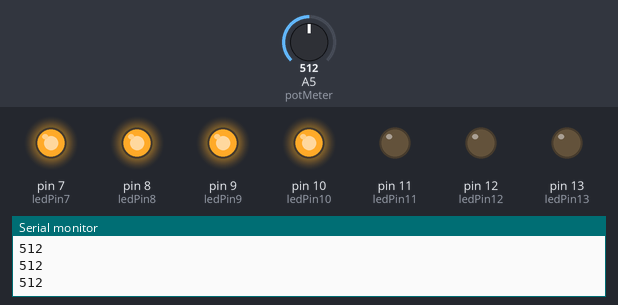
The sketch below on a simulated Arduino Uno, built with avr-gcc and run on an emulated ATmega328P. Shown: output pins drawn as LEDs (lit = HIGH), the last lines printed to the serial monitor. Inputs (shaded band) come from the test bench; at power-on: A5 (potMeter) = 512.

Above: at 1.2 s.
1.3 s: A5 (potMeter) set to 467
2.8 s: A5 (potMeter) set to 432
At 3.9 s:
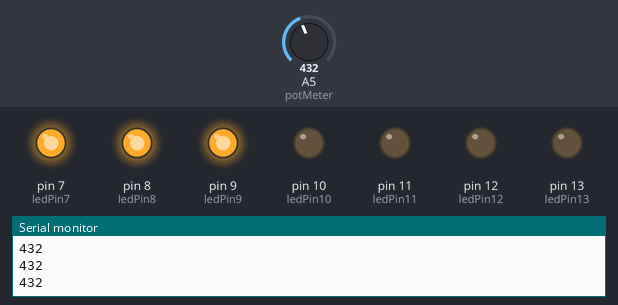
4.3 s: A5 (potMeter) set to 610
At 4.9 s:
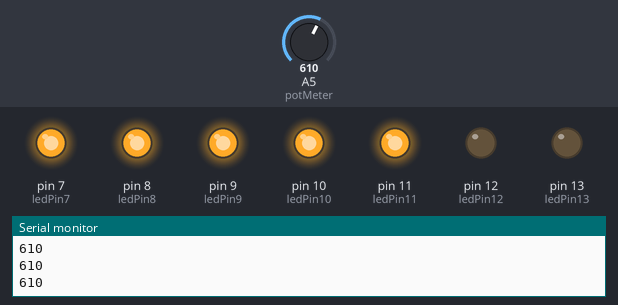
5.8 s: A5 (potMeter) set to 739
7.3 s: A5 (potMeter) set to 759
At 8.4 s:
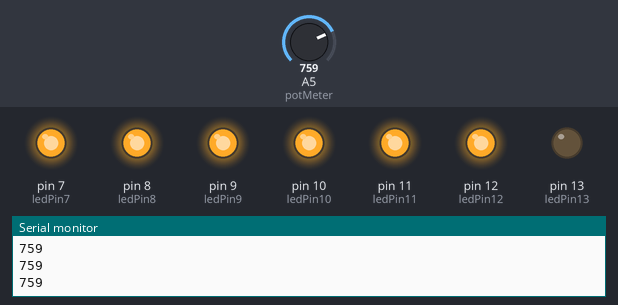
8.8 s: A5 (potMeter) set to 716
At 9.7 s:
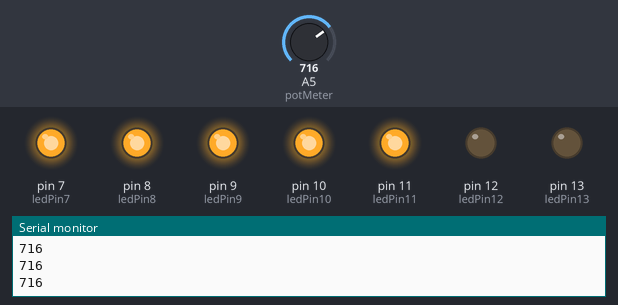
Timing chart, 0 to 11.3 s (numbered marks = the images above; inputs shaded):
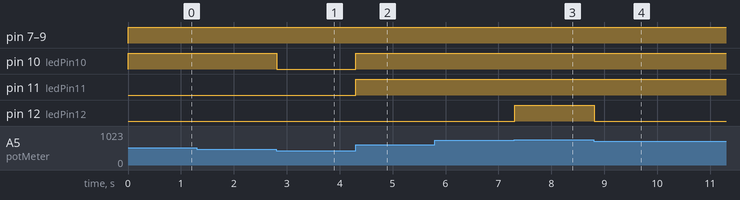

Measured:
- the behaviour switches between 450 and 449 on A5 (potMeter) (found by bisection; images 0 and 1)
- the behaviour switches between 749 and 750 on A5 (potMeter) (found by bisection; images 2 and 3)
- after the input at 2.8 s, pin 10 (ledPin10): HIGH → LOW at once
- after the input at 4.3 s, pin 10 (ledPin10), pin 11 (ledPin11): LOW → HIGH at once
- after the input at 7.3 s, pin 12 (ledPin12): LOW → HIGH at once
- after the input at 8.8 s, pin 12 (ledPin12): HIGH → LOW at once

The sketch:

opdracht3.ino
```cpp
int potMeter = A5;                              //Potmeter op pin A5 gezet
int ledPin7 = 7;                                //Ledpin 7 op pin 7 gezet
int ledPin8 = 8;                                //Ledpin 8 op pin 8 gezet
int ledPin9 = 9;                                //Ledpin 9 op pin 9 gezet
int ledPin10 =10;                               //Ledpin 10 op pin 10 gezet
int ledPin11 = 11;                              //Ledpin 11 op pin 11 gezet
int ledPin12 = 12;                              //Ledpin 12 op pin 12 gezet
int ledPin13 = 13;                              //Ledpin 13 op pin 13 gezet

void setup(){
  pinMode(potMeter, INPUT);                     //Uitgang van potMeter gedefinieerd als INPUT
  pinMode(ledPin7, OUTPUT);                     //Uitgang van ledpin7 gedefinieerd als OUTPUT
  pinMode(ledPin8, OUTPUT);                     //Uitgang van ledpin8 gedefinieerd als OUTPUT
  pinMode(ledPin9, OUTPUT);                     //Uitgang van ledpin9 gedefinieerd als OUTPUT
  pinMode(ledPin10, OUTPUT);                    //Uitgang van ledpin10 gedefinieerd als OUTPUT
  pinMode(ledPin11, OUTPUT);                    //Uitgang van ledpin11 gedefinieerd als OUTPUT
  pinMode(ledPin12, OUTPUT);                    //Uitgang van ledpin12 gedefinieerd als OUTPUT
  pinMode(ledPin13, OUTPUT);                    //Uitgang van ledpin13 gedefinieerd als OUTPUT
  Serial.begin(9600);                           //Bijhouden Potentiemeter in terminal
}

void loop(){
int potMeting = analogRead(A5);                 //potMeting is de waarde die gegeven wordt bij analogRead(A5)
  Serial.println(potMeting);                    //Print de metingen uit in de seriele monitor
  //loop door de metingen heen
  if(potMeting < 50){                           //Als potmeting kleiner is dan 50 voert hij de statement uit
    digitalWrite(ledPin7, LOW);                 //Pin7 uit
    digitalWrite(ledPin8, LOW);                 //Pin8 uit
    digitalWrite(ledPin9, LOW);                 //Pin9 uit
    digitalWrite(ledPin10, LOW);                //Pin10 uit
    digitalWrite(ledPin11, LOW);                //Pin11 uit
    digitalWrite(ledPin12, LOW);                //Pin12 uit
    digitalWrite(ledPin13, LOW);                //Pin13 uit
  }else  if(potMeting < 250){                   //Als potmeting kleiner is dan 250 voert hij de statement uit
    digitalWrite(ledPin7, HIGH);                //Pin7 aan
    digitalWrite(ledPin8, LOW);                 //Pin8 uit
    digitalWrite(ledPin9, LOW);                 //Pin9 uit
    digitalWrite(ledPin10, LOW);                //Pin10 uit
    digitalWrite(ledPin11, LOW);                //Pin11 uit
    digitalWrite(ledPin12, LOW);                //Pin12 uit
    digitalWrite(ledPin13, LOW);                //Pin13 uit
  }else  if(potMeting < 300){                   //Als potmeting kleiner is dan 250 voert hij de statement uit
    digitalWrite(ledPin7, HIGH);                //Pin7 aan
    digitalWrite(ledPin8, HIGH);                //Pin8 aan
    digitalWrite(ledPin9, LOW);                 //Pin9 uit
    digitalWrite(ledPin10, LOW);                //Pin10 uit
    digitalWrite(ledPin11, LOW);                //Pin11 uit
    digitalWrite(ledPin12, LOW);                //Pin12 uit
    digitalWrite(ledPin13, LOW);                //Pin13 uit
  }else  if(potMeting < 450){                   //Als potmeting kleiner is dan 450 voert hij de statement uit
    digitalWrite(ledPin7, HIGH);                //Pin7 aan
    digitalWrite(ledPin8, HIGH);                //Pin8 aan
    digitalWrite(ledPin9, HIGH);                //Pin9 aan
    digitalWrite(ledPin10, LOW);                //Pin10 uit
    digitalWrite(ledPin11, LOW);                //Pin11 uit
    digitalWrite(ledPin12, LOW);                //Pin12 uit
    digitalWrite(ledPin13, LOW);                //Pin13 uit
  }else if(potMeting < 600){                    //Als potmeting kleiner is dan 600 voert hij de statement uit
    digitalWrite(ledPin7, HIGH);                //Pin7 aan
    digitalWrite(ledPin8, HIGH);                //Pin8 aan
    digitalWrite(ledPin9, HIGH);                //Pin9 aan
    digitalWrite(ledPin10, HIGH);               //Pin10 aan
    digitalWrite(ledPin11, LOW);                //Pin11 uit
    digitalWrite(ledPin12, LOW);                //Pin12 uit
    digitalWrite(ledPin13, LOW);                //Pin13 uit
  }else if(potMeting < 750){                    //Als potmeting kleiner is dan 750 voert hij de statement uit
    digitalWrite(ledPin7, HIGH);                //Pin7 aan
    digitalWrite(ledPin8, HIGH);                //Pin8 aan
    digitalWrite(ledPin9, HIGH);                //Pin9 aan
    digitalWrite(ledPin10, HIGH);               //Pin10 aan
    digitalWrite(ledPin11, HIGH);               //Pin11 aan
    digitalWrite(ledPin12, LOW);                //Pin12 uit
    digitalWrite(ledPin13, LOW);                //Pin13 uit
  }else if(potMeting < 900){                    //Als potmeting kleiner is dan 900 voert hij de statement uit
    digitalWrite(ledPin7, HIGH);                //Pin7 aan
    digitalWrite(ledPin8, HIGH);                //Pin8 aan
    digitalWrite(ledPin9, HIGH);                //Pin9 aan
    digitalWrite(ledPin10, HIGH);               //Pin10 aan
    digitalWrite(ledPin11, HIGH);               //Pin11 aan
    digitalWrite(ledPin12, HIGH);               //Pin12 aan
    digitalWrite(ledPin13, LOW);                //Pin13 uit
  }else if(potMeting < 1024){                   //Als potmeting kleiner is dan 1024 voert hij de statement uit
    digitalWrite(ledPin7, HIGH);                //Pin7 aan
    digitalWrite(ledPin8, HIGH);                //Pin8 aan
    digitalWrite(ledPin9, HIGH);                //Pin9 aan
    digitalWrite(ledPin10, HIGH);               //Pin10 aan
    digitalWrite(ledPin11, HIGH);               //Pin11 aan
    digitalWrite(ledPin12, HIGH);               //Pin12 aan
    digitalWrite(ledPin13, HIGH);               //Pin13 aan

  }
}
```
